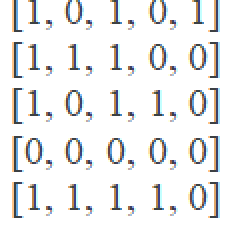
#> input picture LABS/LAB1/1.png, 122 x 117 px, given in place of 1.jpeg, which was not available (shown 2 times larger)
$ jupyter execute 'Prac Ex 4.ipynb'   (text cells are left out)
#> lines starting #> are read from the running program, lines starting #| are printed output that depends on the picture; pictures that were not available may be replaced by others from this repository, and a replacement may not be noted
[cell 1]
import cv2
import numpy as np
import matplotlib.pyplot as plt

image = cv2.imread('1.jpeg')
#> image is the input picture: shape (117, 122, 3); mean B, G, R 237.7, 237.5, 237.1

[cell 2]
gray_image = cv2.cvtColor(image, cv2.COLOR_BGR2GRAY)
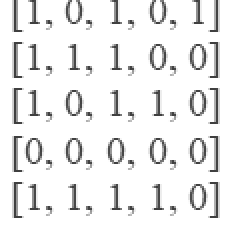
#> gray_image: shape (117, 122) (shown 2 times larger); min 63, max 255, mean 237.4
plt.imshow(gray_image, cmap='gray') # Display the grayscale image
plt.title('Grayscale Image')
plt.show()

[cell 3]
masked_image = gray_image.copy()
masked_image[50:150, 50:150] = 0  # Setting pixels in this region to black (masking)
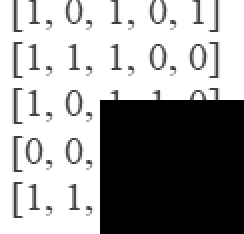
#> masked_image: shape (117, 122) (shown 2 times larger); min 0, max 255, mean 156.7

plt.imshow(masked_image, cmap='gray') # Display the masked image
plt.title('Masked Image')
plt.show()

[cell 4]
c = 255 / np.log(1 + np.max(masked_image)) # Log transformation on masked image
#> c = 45.99
log_transformed = c * (np.log(1 + masked_image))
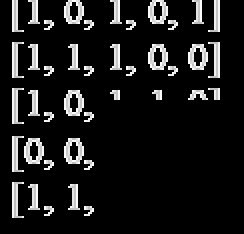
#> log_transformed: shape (117, 122) float16 (shown 2 times larger); 54.55% of the values are NaN or infinite; the others: min 0, max 254.6, mean 57.88; drawn with min black, max white, NaN and infinite black

# Convert the result to uint8 format for display
log_transformed = np.array(log_transformed, dtype=np.uint8)

plt.imshow(log_transformed, cmap='gray') # Display the log transformed image
plt.title('Log Transformed Image')
plt.show()

[cell 5]
hist_eq_image = cv2.equalizeHist(masked_image) # Applying histogram equalization to the masked image
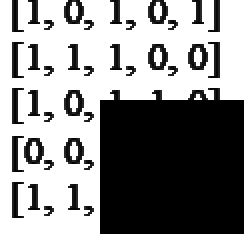
#> hist_eq_image: shape (117, 122) (shown 2 times larger); min 0, max 255, mean 141.9
plt.imshow(hist_eq_image, cmap='gray') # Display the histogram equalized image
plt.title('Histogram Equalized Image')
plt.show()

[cell 6]
def plot_histogram(image, title): # Function to plot the histogram of an image
#> called with title = 'Histogram of Original Image'
    plt.hist(image.ravel(), bins=256, range=(0, 256))
    plt.title(title)
    plt.show()
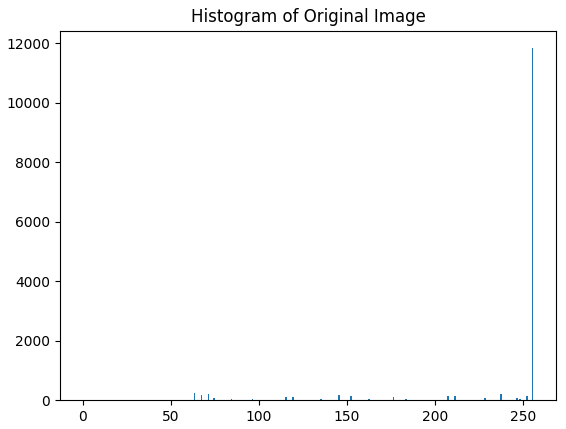
#> figure drawn by matplotlib, 1 panel; tallest bar 11838 high, from x = 255 to 256


# Display histograms of the original, masked, log transformed, and histogram equalized images
plot_histogram(gray_image, 'Histogram of Original Image')
plot_histogram(masked_image, 'Histogram of Masked Image')
#> call 2 of plot_histogram, with title = 'Histogram of Masked Image'
#> in plot_histogram (call 2), `plt.show()`:
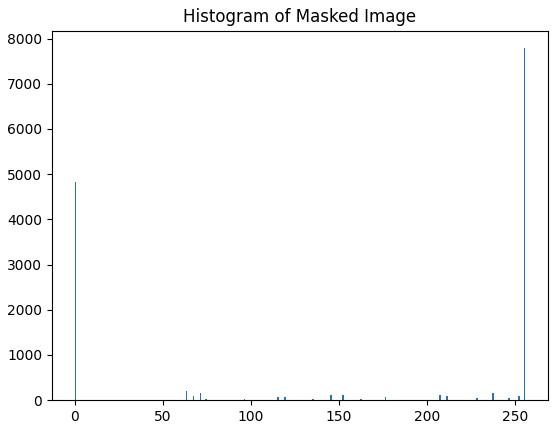
#> figure drawn by matplotlib, 1 panel; tallest bar 7787 high, from x = 255 to 256
plot_histogram(log_transformed, 'Histogram of Log Transformed Image')
#> call 3 of plot_histogram, with title = 'Histogram of Log Transformed Image'
#> in plot_histogram (call 3), `plt.show()`:
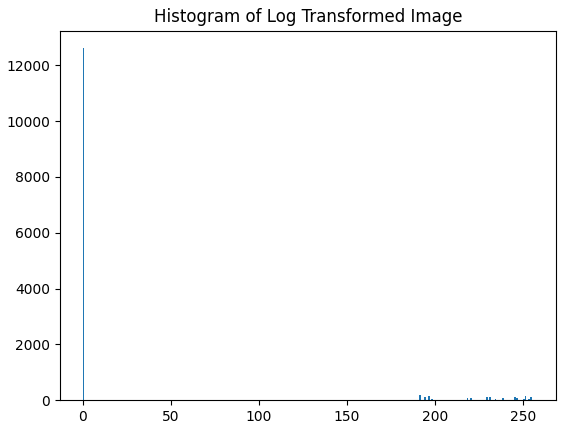
#> figure drawn by matplotlib, 1 panel; tallest bar 12611 high, from x = 0 to 1
plot_histogram(hist_eq_image, 'Histogram of Histogram Equalized Image')
